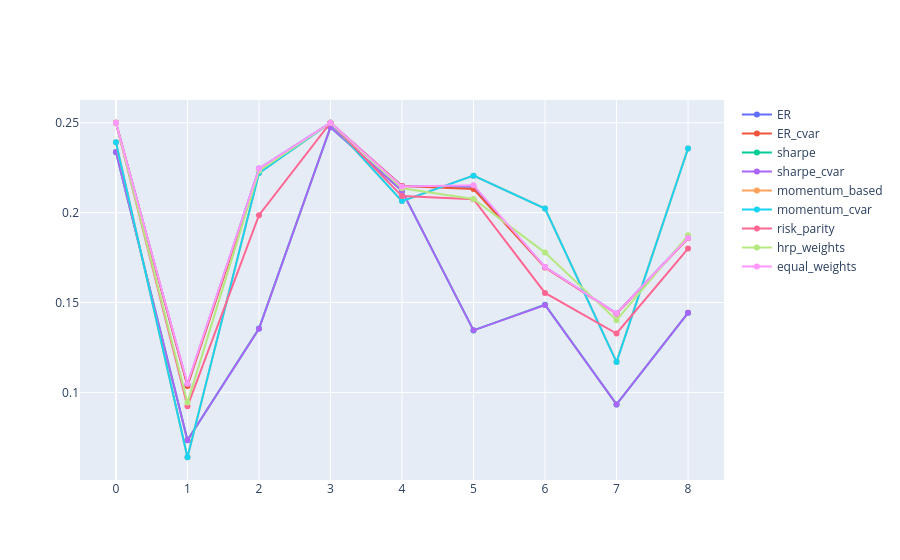

The code cell stored with this chart in its notebook:
### Code cell
num_strats = 9

fig = make_subplots(rows=1, cols=1)
L = list(range(len(total_costs[0])))
for i in range(num_strats):
    fig.add_trace(go.Scatter(x=L, y=track_cash_allocs[i], name=df.index[i]), row=1, col=1)
fig.show()

### Figure 1 — Plotly figure (JSON) as saved in the notebook; plotly's stock layout.template omitted (floating-point values rounded to 4 significant figures)
{"data": [{"name": "ER", "type": "scatter", "x": [0, 1, 2, 3, 4, 5, 6, 7, 8], "xaxis": "x", "y": [0.25, 0.1043, 0.2245, 0.25, 0.2148, 0.2144, 0.1697, 0.144, 0.186], "yaxis": "y"}, {"name": "ER_cvar", "type": "scatter", "x": [0, 1, 2, 3, 4, 5, 6, 7, 8], "xaxis": "x", "y": [0.25, 0.1036, 0.223, 0.25, 0.2148, 0.2131, 0.1695, 0.1437, 0.1857], "yaxis": "y"}, {"name": "sharpe", "type": "scatter", "x": [0, 1, 2, 3, 4, 5, 6, 7, 8], "xaxis": "x", "y": [0.2337, 0.07336, 0.1355, 0.2476, 0.2122, 0.1345, 0.1488, 0.09329, 0.1443], "yaxis": "y"}, {"name": "sharpe_cvar", "type": "scatter", "x": [0, 1, 2, 3, 4, 5, 6, 7, 8], "xaxis": "x", "y": [0.2337, 0.07336, 0.1354, 0.2476, 0.2121, 0.1345, 0.1486, 0.0933, 0.1442], "yaxis": "y"}, {"name": "momentum_based", "type": "scatter", "x": [0, 1, 2, 3, 4, 5, 6, 7, 8], "xaxis": "x", "y": [0.2391, 0.06392, 0.2221, 0.25, 0.2064, 0.2206, 0.2023, 0.117, 0.2357], "yaxis": "y"}, {"name": "momentum_cvar", "type": "scatter", "x": [0, 1, 2, 3, 4, 5, 6, 7, 8], "xaxis": "x", "y": [0.2391, 0.06392, 0.222, 0.25, 0.2064, 0.2206, 0.2023, 0.1169, 0.2357], "yaxis": "y"}, {"name": "risk_parity", "type": "scatter", "x": [0, 1, 2, 3, 4, 5, 6, 7, 8], "xaxis": "x", "y": [0.25, 0.09223, 0.1985, 0.25, 0.2092, 0.2075, 0.1553, 0.1328, 0.18], "yaxis": "y"}, {"name": "hrp_weights", "type": "scatter", "x": [0, 1, 2, 3, 4, 5, 6, 7, 8], "xaxis": "x", "y": [0.25, 0.09432, 0.2232, 0.25, 0.2136, 0.2076, 0.1778, 0.1402, 0.1874], "yaxis": "y"}, {"name": "equal_weights", "type": "scatter", "x": [0, 1, 2, 3, 4, 5, 6, 7, 8], "xaxis": "x", "y": [0.25, 0.1048, 0.2245, 0.25, 0.2145, 0.2153, 0.1697, 0.1439, 0.1859], "yaxis": "y"}], "layout": {"xaxis": {"anchor": "y", "domain": [0, 1]}, "yaxis": {"anchor": "x", "domain": [0, 1]}}}
